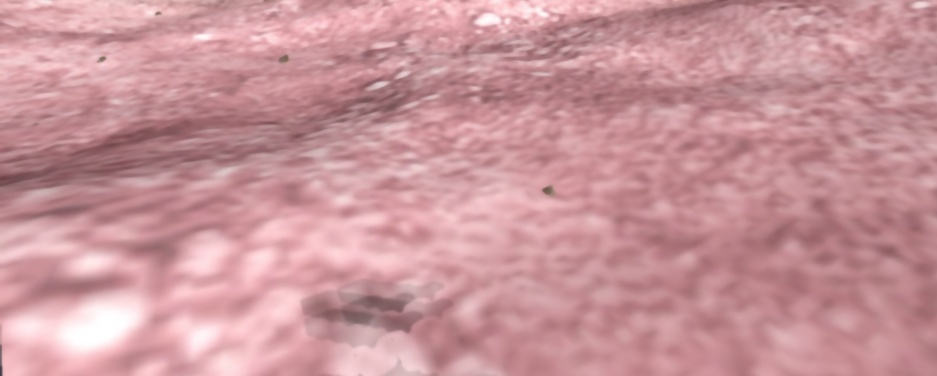
#> input picture media/video/samples/sample_1655227314.7252007.jpg, 937 x 376 px, given in place of the camera
$ python point_pointer.py   (Python 2 division)
#> lines starting #> are read from the running program, lines starting #| are printed output that depends on the picture; after the words box and inside, x2 and y2 are one past the last pixel; in counts of white or black regions, pixels touching at a corner belong together
#> further down, frame is the input picture: shape (376, 937, 3); mean B, G, R 155.4, 149.6, 201.5
#!/usr/bin/env python
# -*- coding: utf-8 -*-

from imutils.video import VideoStream
import numpy as np
import cv2
import imutils
import time
import operator

# define the lower and upper boundaries in the HSV color space
colorLower = (0, 0, 0)
colorUpper = (225, 255, 160)

##################################################################################
# this function evaluates an image using a color mask and returns the center of mass
# of the objects it masks out
# @param: BGR image
# @return: list of CoM and picture frame
##################################################################################
def imagePointCoords(image_frame):
    frame = image_frame.copy()

    h = frame.shape[0]
#> h = 376
    w = frame.shape[1]
#> w = 937

    # resize the frame, blur it, and convert it to the HSV color space
    frame = imutils.resize(frame, width=w)      # maccheccazooo??
    blurred = cv2.GaussianBlur(frame, (11, 11), 0)
    hsv = cv2.cvtColor(blurred, cv2.COLOR_BGR2HSV)
#> hsv: shape (376, 937, 3); mean H, S, V 175.9, 66.7, 201.5

    # construct a mask for the color "green", then perform
    # a series of dilations and erosions to remove any small
    # blobs left in the mask
    kernel = np.ones((3,3), np.uint8)
    mask = cv2.inRange(hsv, colorLower, colorUpper)
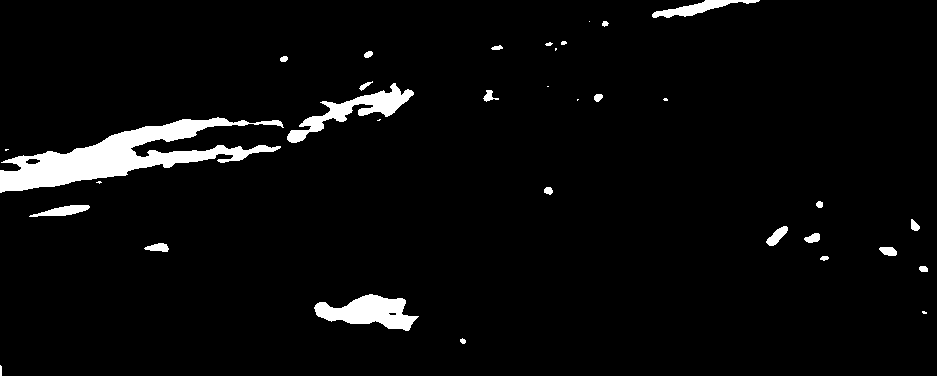
#> mask: shape (376, 937); 4% white; 34 white regions (9 under 20 px), largest, box (x1, y1, x2, y2) and area: (0, 117, 284, 193) 7586, (314, 294, 419, 331) 2150, (287, 83, 414, 143) 1964

    mask = cv2.erode(mask, kernel, iterations=1)
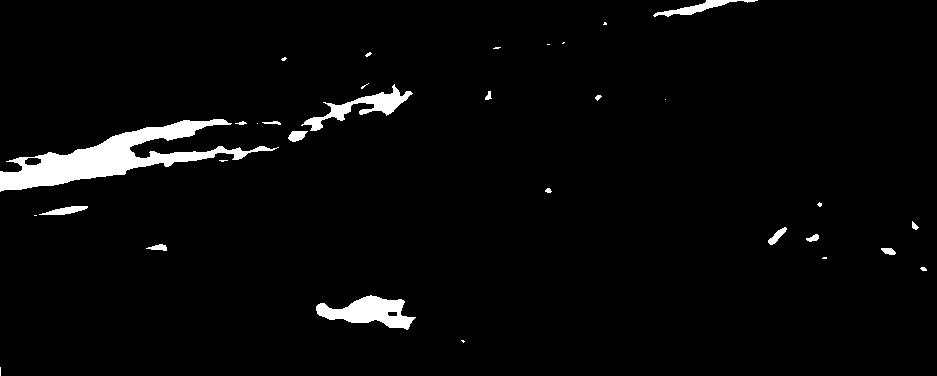
#> mask: shape (376, 937); 3.1% white; 32 white regions (15 under 20 px), largest, box (x1, y1, x2, y2) and area: (0, 119, 279, 192) 6283, (316, 295, 416, 330) 1818, (301, 84, 413, 131) 1291
    mask = cv2.dilate(mask, kernel, iterations=2)
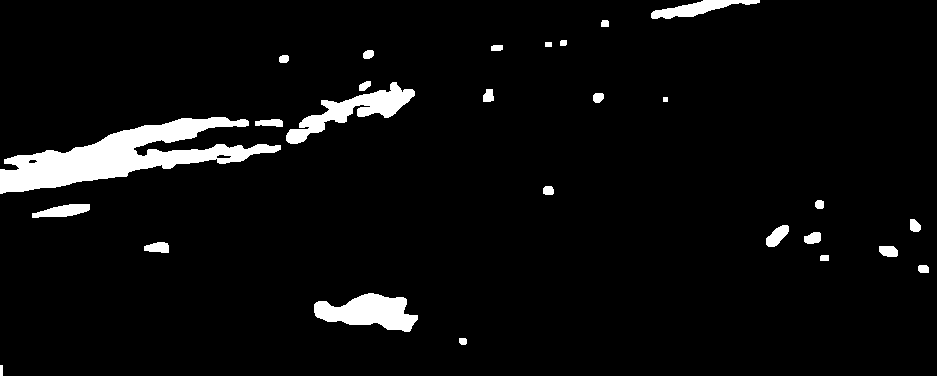
#> mask: shape (376, 937); 4.9% white; 27 white regions

    # find contours in the mask and initialize the current
    # (x, y) center of the ball
    cnts = cv2.findContours(mask.copy(), cv2.RETR_EXTERNAL, cv2.CHAIN_APPROX_SIMPLE)
#> cnts = 27 contours, 1 with area under 20; largest, box (x1, y1, x2, y2) and area: (0, 117, 281, 194) 8182, (314, 293, 418, 332) 2346, (286, 82, 415, 144) 2276, (651, 0, 760, 19) 808, (32, 204, 90, 218) 452
    cnts = imutils.grab_contours(cnts)

    points_coord_list = []

    # only proceed if at least one contour was found
    if len(cnts) <= 0:
        print("no holes in this frame")
        return None

    # find the largest contour in the mask, then use
    # it to compute the minimum enclosing circle and centroid
    for c in cnts:
        ((x, y), radius) = cv2.minEnclosingCircle(c)
        # only proceed if the radius meets a minimum size
        if radius > 10:
            # draw the circle and centroid on the frame,
            cv2.circle(frame, (int(x), int(y)), int(radius), (0, 255, 255), 2)
        else:
            continue

        # center of black pixel cluster
        black_pixels = np.nonzero(mask)
        center = np.mean(black_pixels, axis=1).astype(int)
        cv2.circle(frame, (center[1], center[0]), 5, (0, 0, 255), -1)       # x and y of center are inverterd for whatever reason

        points_coord_list.append(center)
#> this loop made 27 passes
#> (x, y, radius) on passes 2 to 13: (462.5, 340.5, 4.3), (365.5, 311.5, 52.04), (923, 269, 5.83), (824, 257.5, 4.72), (888, 250.5, 10.06), (156.1, 248.5, 12.38), (812, 237, 8.94), (777, 235, 14.21), (914, 225, 7.21), (60.5, 210.5, 29.23), (819.3, 204, 4.78), (548, 190.5, 5.59)
#> (c, x, y, radius) on passes 1, 16, 24: ([[0, 365], [0, 375], [2, 375], [2, 365]], 1, 370, 5.1), ([[663, 97], [663, 101], [667, 101], [667, 97]], 665, 99, 2.83), ([[545, 42], [545, 46], [551, 46], [551, 42]], 548, 44, 3.61)
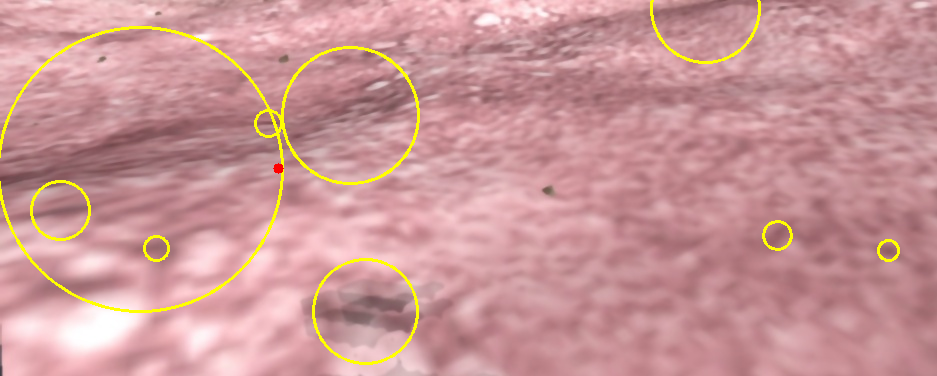
#> frame: shape (376, 937, 3); 1.93% of pixels changed, all inside (x1, y1, x2, y2) = (0, 0, 900, 365)
#> after the loop, points_coord_list = [[168, 278], [168, 278], [168, 278], [168, 278], [168, 278], [168, 278], [168, 278], [168, 278], [168, 278]]

    return points_coord_list, frame

##############################################################################################################
##############################################################################################################
##############################################################################################################

# grabbing frames from reference webcam
vs = VideoStream(src=0).start()

# allow the camera or video file to warm up
time.sleep(2.0)

# keep looping
while True:
    # grab the current frame
    frame = vs.read()
    if frame is None:
		break

    points, output_frame = imagePointCoords(frame)
#> points has the same summary as points_coord_list in imagePointCoords

    cv2.imshow("Frame", output_frame)
    print(points)
#| [array([168, 278]), array([168, 278]), array([168, 278]), array([168, 278]), array([168, 278]), array([168, 278]), array([168, 278]), array([168, 278]), array([168, 278])]
    key = cv2.waitKey(1) & 0xFF
#> (key q is pressed here)

    # if key == ord("n"):
        #        TODO: QUI DENTRO VA FATTA LA MOVIMANTAZIONE LA MOVIMENTAZIONE

    # if the 'q' key is pressed, stop the loop
    if key == ord('q'):
		break

# camera release
vs.stop()

# close all windows
cv2.destroyAllWindows()

$ run again, on media/video/samples/sample_1655227338.7639563.jpg
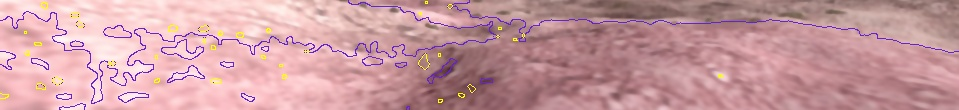
#> input picture media/video/samples/sample_1655227338.7639563.jpg, 959 x 110 px, given in place of the camera
#> frame is the input picture: shape (110, 959, 3); mean B, G, R 161.1, 155.5, 201.8
#> hsv: shape (110, 959, 3); mean H, S, V 130.5, 62, 201.8
#> in imagePointCoords, `mask = cv2.dilate(mask, kernel, iterations=2)`:
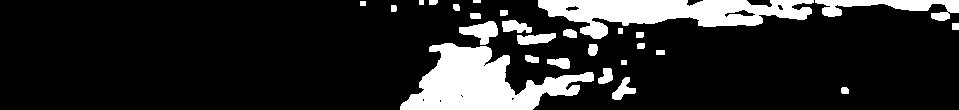
#> mask: shape (110, 959); 15.5% white; 27 white regions
#> cnts = 27 contours, 2 with area under 20; largest, box (x1, y1, x2, y2) and area: (400, 43, 594, 110) 6424, (538, 0, 814, 39) 5453, (815, 0, 959, 21) 1163, (459, 21, 498, 45) 462, (517, 33, 556, 45) 280
#> the loop in imagePointCoords, `for c in cnts:` made 27 passes
#> (x, y, radius) on passes 1, 2, 3, 5, 6, 8, 9, 10: (844.5, 90.5, 4.3), (621.8, 88.57, 13.62), (604.5, 75.5, 9.3), (558, 63, 11.7), (531.5, 58.5, 7.38), (592.5, 49.23, 6.29), (640.5, 45.5, 4.3), (496.5, 91.5, 98.07)
#> after the loop in imagePointCoords, `for c in cnts:`:
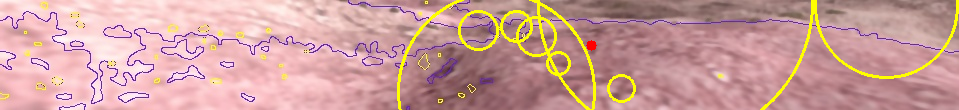
#> frame: shape (110, 959, 3); 3.5% of pixels changed, all inside (x1, y1, x2, y2) = (397, 0, 959, 110)
#> after the loop in imagePointCoords, `for c in cnts:`: points_coord_list = [[45, 591], [45, 591], [45, 591], [45, 591], [45, 591], [45, 591], [45, 591], [45, 591]]
#> points has the same summary as points_coord_list in imagePointCoords
#| [array([ 45, 591]), array([ 45, 591]), array([ 45, 591]), array([ 45, 591]), array([ 45, 591]), array([ 45, 591]), array([ 45, 591]), array([ 45, 591])]

$ run again, on media/video/samples/sample_1655227352.949131.jpg
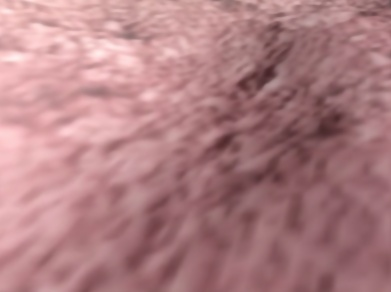
#> input picture media/video/samples/sample_1655227352.949131.jpg, 391 x 292 px, given in place of the camera
#> frame is the input picture: shape (292, 391, 3); mean B, G, R 131.1, 127.3, 175.4
#> hsv: shape (292, 391, 3); mean H, S, V 164.8, 72.3, 175.4
#> in imagePointCoords, `mask = cv2.dilate(mask, kernel, iterations=2)`:
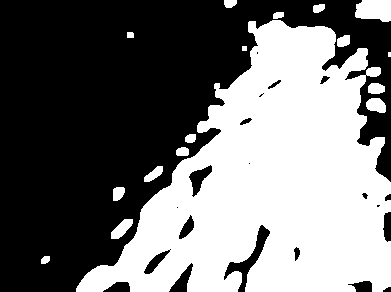
#> mask: shape (292, 391); 44.9% white; 17 white regions (1 under 20 px)
#> cnts = 17 contours, 2 with area under 20; largest, box (x1, y1, x2, y2) and area: (76, 20, 391, 292) 49151, (355, 0, 391, 22) 620, (111, 219, 133, 239) 220, (366, 98, 386, 113) 208, (144, 166, 163, 182) 140
#> the loop in imagePointCoords, `for c in cnts:` made 17 passes
#> (x, y, radius) on passes 1 to 8: (45, 259.5, 5.32), (121.5, 228.5, 14.16), (118, 193.5, 8.2), (153, 173.5, 11.72), (182, 151.5, 6.5), (190, 137.5, 6.1), (375.5, 106.5, 10.51), (376, 89, 8.54)
#> after the loop in imagePointCoords, `for c in cnts:`:
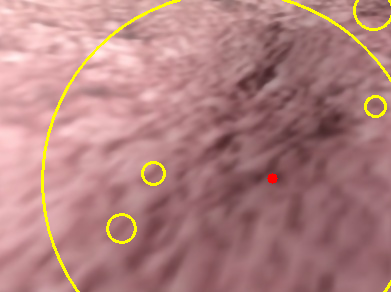
#> frame: shape (292, 391, 3); 2.12% of pixels changed, all inside (x1, y1, x2, y2) = (41, 0, 391, 292)
#> after the loop in imagePointCoords, `for c in cnts:`: points_coord_list = [[178, 272], [178, 272], [178, 272], [178, 272], [178, 272]]
#> points has the same summary as points_coord_list in imagePointCoords
#| [array([178, 272]), array([178, 272]), array([178, 272]), array([178, 272]), array([178, 272])]

$ run again, on media/video/samples/sample_1655227389.2208865.jpg
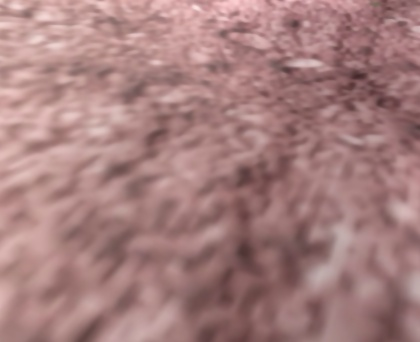
#> input picture media/video/samples/sample_1655227389.2208865.jpg, 420 x 342 px, given in place of the camera
#> frame is the input picture: shape (342, 420, 3); mean B, G, R 126.4, 127.1, 166.1
#> hsv: shape (342, 420, 3); mean H, S, V 53.4, 63, 166.1
#> in imagePointCoords, `mask = cv2.dilate(mask, kernel, iterations=2)`:
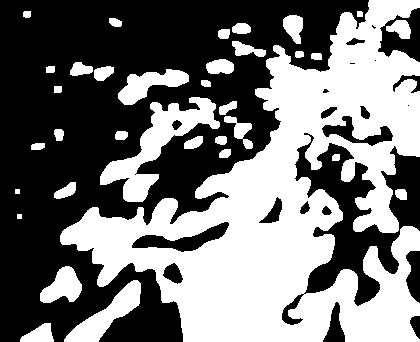
#> mask: shape (342, 420); 46% white; 35 white regions
#> cnts = 35 contours, 2 with area under 20; largest, box (x1, y1, x2, y2) and area: (60, 0, 420, 342) 55504, (100, 97, 220, 202) 3646, (64, 280, 141, 342) 1612, (118, 69, 189, 105) 1150, (40, 266, 82, 303) 898
#> the loop in imagePointCoords, `for c in cnts:` made 35 passes
#> (x, y, radius) on passes 1, 2, 3, 5, 7, 8, 9, 10: (36.5, 334.5, 17.73), (102, 312, 47.8), (58.35, 286.2, 22.97), (400.5, 194.5, 7.11), (64.5, 189.5, 12.9), (335.5, 157, 4.61), (224.5, 153, 6.8), (37.5, 146, 7.16)
#> after the loop in imagePointCoords, `for c in cnts:`:
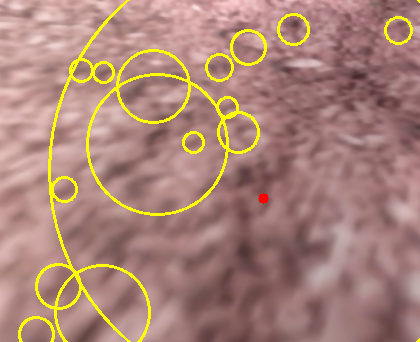
#> frame: shape (342, 420, 3); 4.69% of pixels changed, all inside (x1, y1, x2, y2) = (18, 0, 420, 342)
#> after the loop in imagePointCoords, `for c in cnts:`: points_coord_list = [[198, 263], [198, 263], [198, 263], [198, 263], [198, 263], [198, 263], [198, 263], [198, 263], [198, 263], [198, 263], [198, 263], [198, 263], [198, 263], [198, 263], [198, 263], [198, 263]]
#> points has the same summary as points_coord_list in imagePointCoords
#> (printed output is left out)
